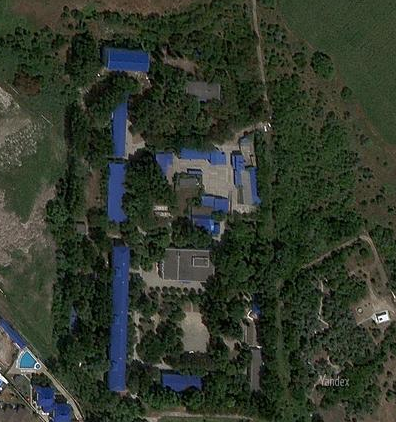
#> input picture frag.png, 396 x 422 px
$ python 'video point.py'
#> lines starting #> are read from the running program, lines starting #| are printed output that depends on the picture; pictures that were not available may be replaced by others from this repository, and a replacement may not be noted
import cv2
import numpy as np

cap = cv2.VideoCapture('video.webm')
MIN_MATCH_COUNT = 10
img = cv2.imread('frag.png', cv2.IMREAD_GRAYSCALE)  # queryImage
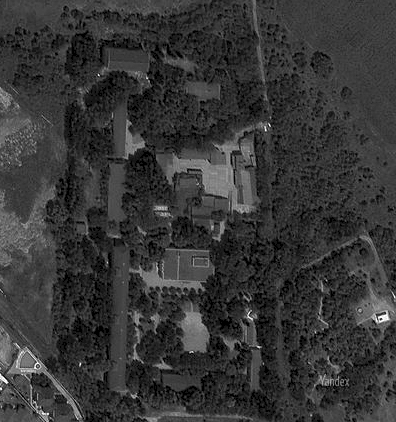
#> img: shape (422, 396); min 0, max 255, mean 54.6
sift = cv2.SIFT_create()
FLANN_INDEX_KDTREE = 1
index_params = dict(algorithm=FLANN_INDEX_KDTREE, trees=5)
search_params = dict(checks=50)
flann = cv2.FlannBasedMatcher(index_params, search_params)
cnt = 0
while True:
    ret, frame = cap.read()
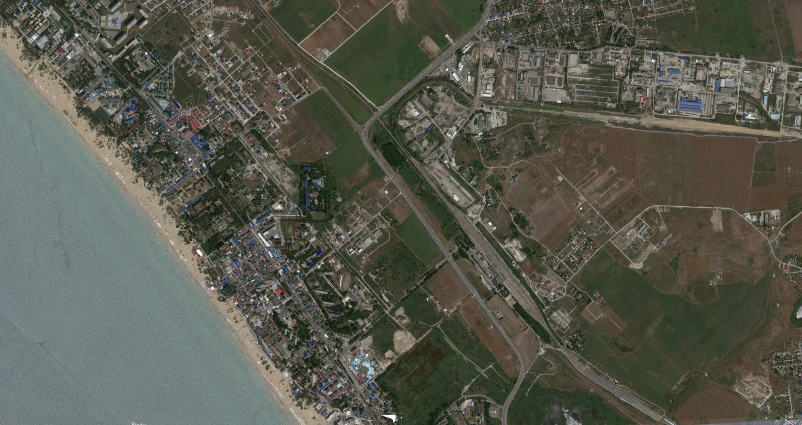
#> input picture bigMap.png, 1604 x 850 px, given in place of video.webm, which was not available (shown at 1/2 size)
#> frame is the input picture: shape (850, 1604, 3); mean B, G, R 77.3, 88.7, 87.4
    if ret and cnt % 10 == 0:
        frame = cv2.cvtColor(frame, cv2.COLOR_BGR2GRAY)
#> frame: shape (850, 1604)
        kp1, des1 = sift.detectAndCompute(img, None)
#> kp1 = 1622 keypoints; strongest (x, y, size): (385, 318, 4.8), (377, 315, 2.3), (374, 321, 2), (134, 396, 3.3)
        kp2, des2 = sift.detectAndCompute(frame, None)
#> kp2 = 10851 keypoints; strongest (x, y, size): (1162, 417, 2.6), (855, 598, 2.1), (292, 106, 3), (353, 305, 3)
        matches = flann.knnMatch(des1, des2, k=2)
#> matches = 1622 matches

        good = []
        for m, n in matches:
            if m.distance < 0.5 * n.distance:
                good.append(m)
#> after the loop, good = 60 matches

        if len(good) > MIN_MATCH_COUNT:
            src_pts = np.float32([kp1[m.queryIdx].pt for m in good]).reshape(-1, 1, 2)
#> src_pts = 60 rows, first 8: [38.15, 367], [38.15, 367], [38.62, 380.5], [49.66, 363.8], [56.77, 41.72], [62.73, 343.9], [66.26, 280.8], [68.21, 189.7]
            dst_pts = np.float32([kp2[m.trainIdx].pt for m in good]).reshape(-1, 1, 2)
#> dst_pts = 60 rows, first 8: [593.5, 412.7], [593.5, 412.7], [593.4, 415.9], [596.5, 412.1], [598.2, 331.4], [599.6, 407.1], [600.5, 391], [601, 368.4]
            M, mask = cv2.findHomography(src_pts, dst_pts, cv2.RANSAC, 5.0)
#> M = [[0.257, -0.00378, 584], [0.00462, 0.248, 320.9], [1.12e-05, -6.2e-06, 1]]; mask = 60 values from 1 to 1
            matchesMask = mask.ravel().tolist()
#> matchesMask = 60 values from 1 to 1
            h, w = img.shape
#> h = 422; w = 396
            pts = np.float32([[0, 0], [0, h - 1], [w - 1, h - 1], [w - 1, 0]]).reshape(-1, 1, 2)
#> pts = [[0, 0], [0, 421], [395, 421], [395, 0]]
            dst = cv2.perspectiveTransform(pts, M)
#> dst = [[584, 320.9], [583.9, 426.3], [682.6, 426.2], [682.4, 321.3]]
            img2 = cv2.polylines(frame, [np.int32(dst)], True, 255, 3, cv2.LINE_AA)
        else:
            matchesMask = None

        draw_params = dict(matchColor=(0, 255, 0),
                           singlePointColor=(255, 0, 0),
                           matchesMask=matchesMask,
                           flags=cv2.DrawMatchesFlags_NOT_DRAW_SINGLE_POINTS)
#> draw_params = 4 items

        img3 = cv2.drawMatches(img, kp1, frame, kp2, good, None, **draw_params)
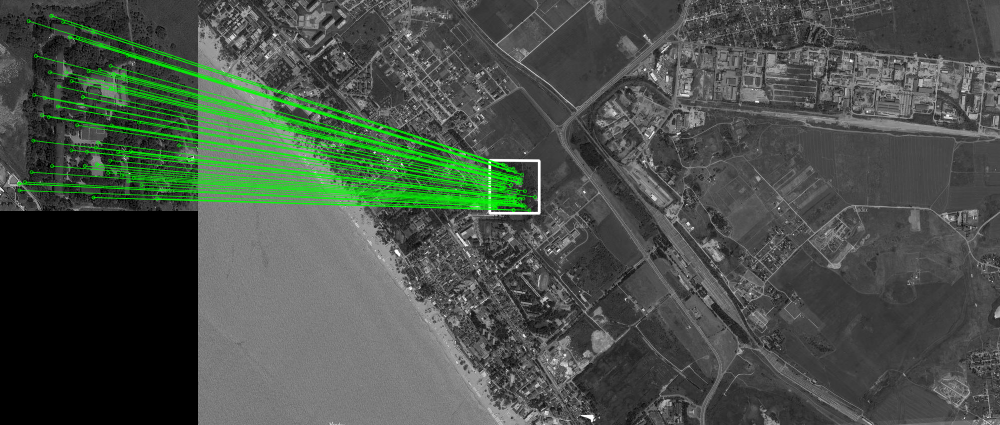
#> img3: shape (850, 2000, 3) (shown at 1/2 size); mean of channels 0, 1, 2 72.5, 81.3, 72.5; drawn as B, G, R
        cv2.imshow(f'{len(matches)}', cv2.resize(img3, (640, 480)))
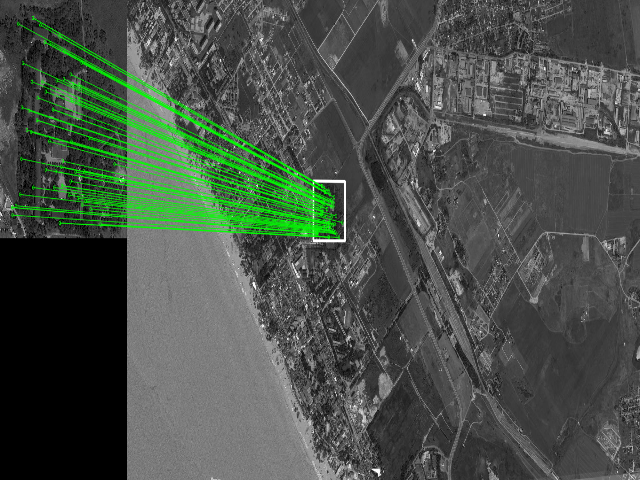
#> window '1622': shape (480, 640, 3); mean B, G, R 72.3, 81.1, 72.3
        cv2.waitKey(1)
    else:
        cv2.imshow(f'image', cv2.resize(frame, (640, 480)))
    cnt += 1

cap.release()
